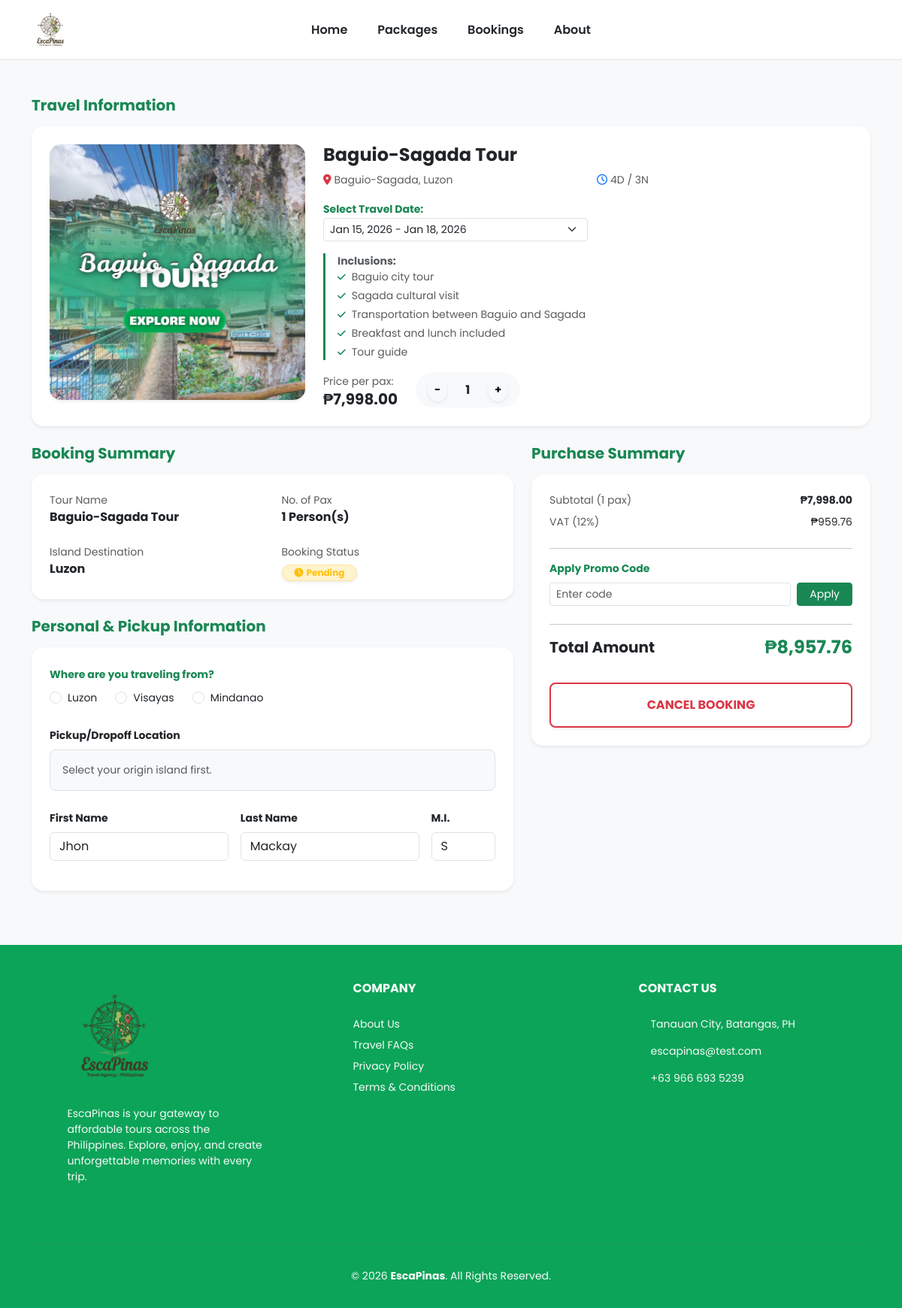
The page /frontend/bookingForm.php (signed in) on the database its author committed.
### tables this page shows
CREATE TABLE `tour_packages` (
  `tour_id` int(11) NOT NULL,
  `destination_id` int(11) DEFAULT NULL,
  `tour_name` varchar(150) DEFAULT NULL,
  `duration_days` int(11) DEFAULT NULL,
  `duration_nights` int(11) DEFAULT NULL,
  `description` text DEFAULT NULL,
  `price` decimal(10,2) DEFAULT NULL,
  `status` enum('Available','Unavailable') DEFAULT NULL,
  `image` varchar(255) DEFAULT NULL,
  `banner_image` varchar(255) DEFAULT NULL
);

CREATE TABLE `destinations` (
  `destination_id` int(11) NOT NULL,
  `island_id` int(11) DEFAULT NULL,
  `destination_name` varchar(100) DEFAULT NULL,
  `description` text DEFAULT NULL,
  `status` enum('Active','Inactive') DEFAULT NULL
);

CREATE TABLE `regions` (
  `island_id` int(11) NOT NULL,
  `island_name` varchar(50) DEFAULT NULL,
  `description` text DEFAULT NULL
);

CREATE TABLE `tour_inclusions` (
  `inclusion_id` int(11) NOT NULL,
  `tour_id` int(11) DEFAULT NULL,
  `inclusion_detail` varchar(255) DEFAULT NULL
);

CREATE TABLE `users` (
  `user_id` int(11) NOT NULL,
  `first_name` varchar(30) DEFAULT NULL,
  `last_name` varchar(30) DEFAULT NULL,
  `middle_initial` char(1) DEFAULT NULL,
  `contact_num` varchar(15) DEFAULT NULL,
  `region` varchar(30) DEFAULT NULL,
  `province` varchar(30) DEFAULT NULL,
  `city` varchar(30) DEFAULT NULL,
  `email` varchar(100) DEFAULT NULL,
  `password` varchar(255) DEFAULT NULL,
  `role` enum('user','admin') DEFAULT NULL
);

### frontend/php/connect.php (called while the page is built, shortened)
<?php
  function executeQuery($query){
    $conn = $GLOBALS['conn'];
    return mysqli_query($conn, $query);
  }
?>

### frontend/bookingForm.php (the view, shortened to what this page needs)
<?php
    include_once "php/connect.php";
    $user_id = $_SESSION['user_id'];
    $userResult = executeQuery("SELECT * FROM users WHERE user_id = $user_id");
    $user       = ($userResult) ? $userResult->fetch_assoc() : null;
    $tour_id       = isset($_GET['tour_id']) ? intval($_GET['tour_id']) : 1;
    $pax           = isset($_GET['pax']) ? max(1, intval($_GET['pax'])) : 1;
    $voucher_code  = isset($_GET['voucher']) ? trim($_GET['voucher']) : "";
    $client_region = isset($_GET['client_region']) ? $_GET['client_region'] : "";
    $tourQuery = "
    SELECT t.*, d.destination_name, r.island_name
    FROM tour_packages t
    JOIN destinations d ON t.destination_id = d.destination_id
    JOIN regions r ON d.island_id = r.island_id
    WHERE t.tour_id = $tour_id
    ";
    $tourResult = executeQuery($tourQuery);
    $tour       = ($tourResult) ? $tourResult->fetch_assoc() : null;
    $status = $tour['booking_status'] ?? 'Pending';
    switch ($status) {
        default:
            $badge_class = "bg-warning-subtle text-warning border-warning-subtle";
            $icon         = "fa-clock";
            break;
    }
    $base_price = $tour['price'];
    $subtotal   = $base_price * $pax;
    $tour_island = $tour['island_name'];
    $airfare_fee = 0.00;
    $vat = ($subtotal + $airfare_fee) * 0.12;
    $discount      = 0.00;
    $total = ($subtotal + $airfare_fee + $vat) - $discount;
    $schedules  = executeQuery("SELECT * FROM tour_schedules WHERE tour_id = $tour_id");
    $inclusions = executeQuery("SELECT * FROM tour_inclusions WHERE tour_id = $tour_id");
?>
<!DOCTYPE html>
<html lang="en">
<head>
    <link href="https://cdn.jsdelivr.net/npm/bootstrap@5.3.0/dist/css/bootstrap.min.css" rel="stylesheet">
    <link rel="stylesheet" href="https://cdnjs.cloudflare.com/ajax/libs/font-awesome/6.0.0/css/all.min.css">
</head>
<body>
    <?php include "components/navbar.php"; ?>
    <div class="container my-5">
        <div class="h5 text-success fw-bold mb-3">Travel Information</div>
        <div class="card border-0 shadow-sm rounded-4 p-4 mb-4">
            <div class="row">
                <div class="col-md-4">
                    <img src="<?php echo $tour['image']; ?>" class="tour-img shadow-sm">
                </div>
                <div class="col-md-8">
                    <div class="h4 fw-bold mb-2 text-dark"><?php echo $tour['tour_name']; ?></div>
                    <div class="row mb-3 text-muted small">
                        <div class="col"><i class="fas fa-map-marker-alt text-danger me-1"></i><?php echo $tour['destination_name']; ?>, <?php echo $tour['island_name']; ?></div>
                        <div class="col"><i class="far fa-clock text-primary me-1"></i><?php echo $tour['duration_days']; ?>D / <?php echo $tour['duration_nights']; ?>N</div>
                    </div>
                    <div class="mb-3">
                        <label class="small fw-bold text-success">Select Travel Date:</label>
                        <select name="schedule_id" class="form-select form-select-sm w-50" form="bookingForm">
                            <?php mysqli_data_seek($schedules, 0); while ($s = $schedules->fetch_assoc()): ?>
                            <option value="<?php echo $s['schedule_id']; ?>">
                                <?php echo date('M d, Y', strtotime($s['start_date'])); ?> - <?php echo date('M d, Y', strtotime($s['end_date'])); ?>
                            </option>
                            <?php endwhile; ?>
                        </select>
                    </div>
                    <div class="small text-muted mb-3 border-start border-success border-3 ps-3">
                        <strong>Inclusions:</strong><br>
                        <?php mysqli_data_seek($inclusions, 0); while ($inc = $inclusions->fetch_assoc()): ?>
                        <div class="mb-1"><i class="fas fa-check text-success me-2 small"></i><?php echo htmlspecialchars($inc['inclusion_detail']); ?></div>
                        <?php endwhile; ?>
                    </div>
                    <div class="d-flex align-items-center gap-4">
                        <div>
                            <span class="small text-muted">Price per pax:</span>
                            <div class="h5 fw-bold text-dark mb-0">₱<?php echo number_format($base_price, 2); ?></div>
                        </div>
                        <div class="bg-light rounded-pill px-3 py-2 d-flex align-items-center gap-3">
                            <a href="?tour_id=<?php echo $tour_id ?>&pax=<?php echo max(1, $pax - 1) ?>&client_region=<?php echo $client_region ?>&voucher=<?php echo $voucher_code ?>" class="btn btn-sm btn-light rounded-circle fw-bold shadow-sm">-</a>
                            <span class="fw-bold px-2"><?php echo $pax; ?></span>
                            <a href="?tour_id=<?php echo $tour_id ?>&pax=<?php echo $pax + 1 ?>&client_region=<?php echo $client_region ?>&voucher=<?php echo $voucher_code ?>" class="btn btn-sm btn-light rounded-circle fw-bold shadow-sm">+</a>
                        </div>
                    </div>
                </div>
            </div>
        </div>
        <div class="row">
            <div class="col-md-7">
                <div class="h5 text-success fw-bold mb-3">Booking Summary</div>
                <div class="card border-0 shadow-sm rounded-4 p-4 mb-4 bg-white">
                    <div class="row g-4">
                        <div class="col-6">
                            <div class="text-muted small">Tour Name</div>
                            <div class="fw-bold text-dark"><?php echo htmlspecialchars($tour['tour_name']); ?></div>
                        </div>
                        <div class="col-6">
                            <div class="text-muted small">No. of Pax</div>
                            <div class="fw-bold text-dark"><?php echo $pax; ?> Person(s)</div>
                        </div>
                        <div class="col-6">
                            <div class="text-muted small">Island Destination</div>
                            <div class="fw-bold text-dark"><?php echo $tour['island_name']; ?></div>
                        </div>
                        <div class="col-6">
                            <div class="text-muted small mb-1">Booking Status</div>
                            <span class="badge <?php echo $badge_class; ?> border fw-bold rounded-pill px-3 shadow-sm">
                                <i class="fas <?php echo $icon; ?> me-1"></i><?php echo $status; ?>
                            </span>
                        </div>
                    </div>
                </div>
                <div class="h5 text-success fw-bold mb-3">Personal & Pickup Information</div>
                <div class="card border-0 shadow-sm rounded-4 p-4 mb-4">
                    <form id="bookingForm" method="GET">
                        <div class="mb-4">
                            <label class="form-label small fw-bold text-success">Where are you traveling from?</label>
                            <div class="d-flex gap-4">
                                <?php foreach (['Luzon', 'Visayas', 'Mindanao'] as $reg): ?>
                                <div class="form-check">
                                    <input class="form-check-input" type="radio" name="client_region" value="<?php echo $reg ?>" <?php echo ($client_region == $reg) ? 'checked' : ''; ?> onchange="this.form.submit()">
                                    <label class="form-check-label small"><?php echo $reg ?></label>
                                </div>
                                <?php endforeach; ?>
                            </div>
                        </div>
                        <div class="col-md-12 mb-4">
                            <label class="form-label small fw-bold">Pickup/Dropoff Location</label>
                            <div class="border rounded-3 p-3 bg-light">
                                <?php
                                if (!empty($client_region)) {
                                    $feeQuery  = "SELECT additional_fee FROM region_fees WHERE origin_island='$client_region' AND destination_island='{$tour_island}'";
                                    $feeResult = executeQuery($feeQuery);
                                    $feeRow    = ($feeResult) ? $feeResult->fetch_assoc() : null;
                                    $is_airfare = ($feeRow['additional_fee'] ?? 0) > 0;
                                    if ($is_airfare) {
                                        $locQuery  = "SELECT * FROM location_points WHERE origin_island='Tours Requiring AirTravel' LIMIT 1";
                                    } else {
                                        $locQuery  = "SELECT * FROM location_points WHERE origin_island='$client_region'";
                                    }
                                    $locResult = executeQuery($locQuery);
                                    if ($locResult && $locResult->num_rows > 0) {
                                        while ($loc = $locResult->fetch_assoc()) {
                                            echo "<div class='form-check mb-2'>
                                                    <input class='form-check-input' type='radio' name='locpoints_id' id='loc_{$loc['locpoints_id']}' value='{$loc['locpoints_id']}' required>
                                                    <label class='form-check-label small' for='loc_{$loc['locpoints_id']}'>".htmlspecialchars($loc['pickup_points'])."</label>
                                                  </div>";
                                        }
                                    } else {
                                        echo '<div class="small text-muted">No locations available.</div>';
                                    }
                                } else {
                                    echo '<div class="small text-muted">Select your origin island first.</div>';
                                }
                                ?>
                            </div>
                        </div>
                        <div class="row g-3 mb-3">
                            <div class="col-md-5">
                                <label class="form-label small fw-bold">First Name</label>
                                <input type="text" class="form-control" value="<?php echo $user['first_name'] ?? ''; ?>" readonly>
                            </div>
                            <div class="col-md-5">
                                <label class="form-label small fw-bold">Last Name</label>
                                <input type="text" class="form-control" value="<?php echo $user['last_name'] ?? ''; ?>" readonly>
                            </div>
                            <div class="col-md-2">
                                <label class="form-label small fw-bold">M.I.</label>
                                <input type="text" class="form-control" value="<?php echo $user['middle_initial'] ?? ''; ?>" readonly>
                            </div>
                        </div>
                    </form>
                </div>
            </div>
            <div class="col-md-5">
                <div class="h5 text-success fw-bold mb-3">Purchase Summary</div>
                <div class="card border-0 shadow-sm rounded-4 p-4 mb-4">
                    <div class="d-flex justify-content-between mb-2 small">
                        <span class="text-muted">Subtotal (<?php echo $pax ?> pax)</span>
                        <span class="fw-bold text-dark">₱<?php echo number_format($subtotal, 2); ?></span>
                    </div>
                    <div class="d-flex justify-content-between mb-2 small">
                        <span class="text-muted">VAT (12%)</span>
                        <span class="text-dark">₱<?php echo number_format($vat, 2); ?></span>
                    </div>
                    <hr class="my-3">
                    <label class="small fw-bold text-success mb-2">Apply Promo Code</label>
                    <form action="" method="GET" class="d-flex gap-2 mb-2">
                        <input type="text" name="voucher" class="form-control form-control-sm" placeholder="Enter code" value="<?php echo htmlspecialchars($voucher_code); ?>">
                        <button type="submit" class="btn btn-success btn-sm px-3">Apply</button>
                    </form>
                    <hr class="my-3">
                    <div class="d-flex justify-content-between align-items-center mb-4">
                        <span class="h5 fw-bold mb-0 text-dark">Total Amount</span>
                        <span class="h4 fw-bold text-success mb-0">₱<?php echo number_format($total, 2); ?></span>
                    </div>
                    <div class="d-grid gap-2">
                        <a href="tour_details.php?tour_id=<?php echo $tour_id ?>" class="btn btn-outline-danger w-100 py-3 fw-bold rounded-3 shadow-sm border-2">CANCEL BOOKING</a>
                    </div>
                </div>
            </div>
        </div>
    </div>
    <?php include "components/footer.php"; ?>
</body>
</html>

### frontend/bookingForm.php (style rules this page uses)
body { font-family: 'Poppins', sans-serif; background-color: #f8f9fa; }
.tour-img { width: 100%; max-width: 400px; border-radius: 15px; object-fit: cover; }

### rows shown on the page
tour_packages: image (picture), tour_name "Baguio-Sagada Tour", destination.destination_name "Baguio-Sagada", regions.island_name "Luzon", duration_days "4", duration_nights "3", price "7,998.00", price "959.76", price "8,957.76"
tour_inclusions: inclusion_detail "Baguio city tour"
tour_inclusions: inclusion_detail "Sagada cultural visit"
tour_inclusions: inclusion_detail "Transportation between Baguio and Sagada"
tour_inclusions: inclusion_detail "Breakfast and lunch included"
tour_inclusions: inclusion_detail "Tour guide"
users: first_name "Jhon", last_name "Mackay", middle_initial "S"

### other values the page prints
$pax "1"
$status "Pending"
$reg "Luzon"
$reg "Visayas"
$reg "Mindanao"
form field schedule_id "Jan 15, 2026 - Jan 18, 2026"
